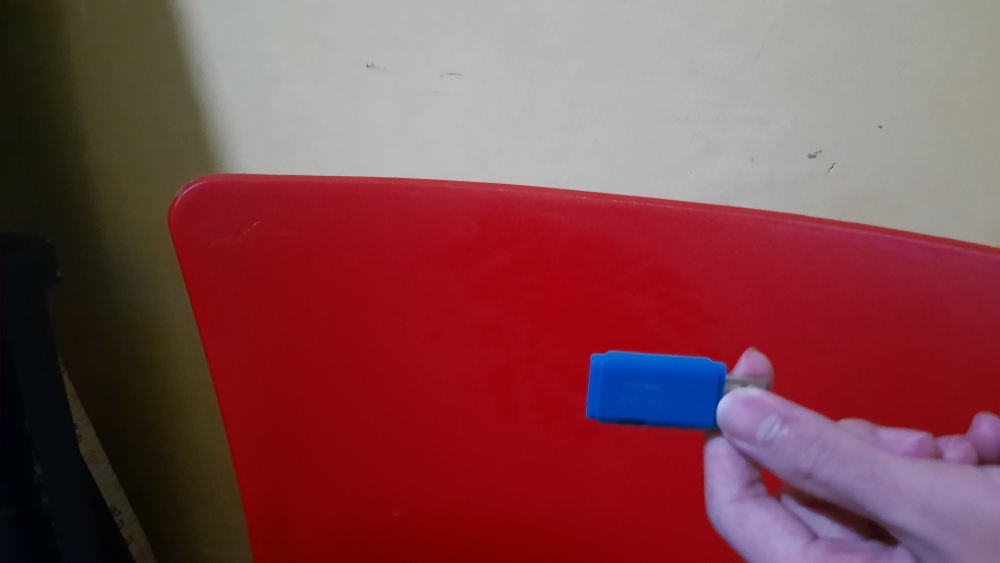
#> input picture images/bluered.jpg, 4000 x 2250 px, found by its file name (shown at 1/4 size)
$ python tesContour.py
#> lines starting #> are read from the running program, lines starting #| are printed output that depends on the picture; after the words box and inside, x2 and y2 are one past the last pixel; in counts of white or black regions, pixels touching at a corner belong together
import cv2 as cv
import numpy as np
from matplotlib import pyplot as plt

img = cv.imread('images/bluered.jpg')
#> img is the input picture: shape (2250, 4000, 3); mean B, G, R 76.4, 71, 128.7

hsv = cv.cvtColor(img, cv.COLOR_BGR2HSV)
#> hsv: shape (2250, 4000, 3); mean H, S, V 93, 139.2, 133.1

kernel = np.ones((5, 5), np.uint8)

lower_red = np.array([160, 50, 50])
upper_red = np.array([180, 255, 255])

lower_blue = np.array([100, 50, 50])
upper_blue = np.array([120, 255, 255])

red_mask = cv.inRange(hsv, lower_red, upper_red)
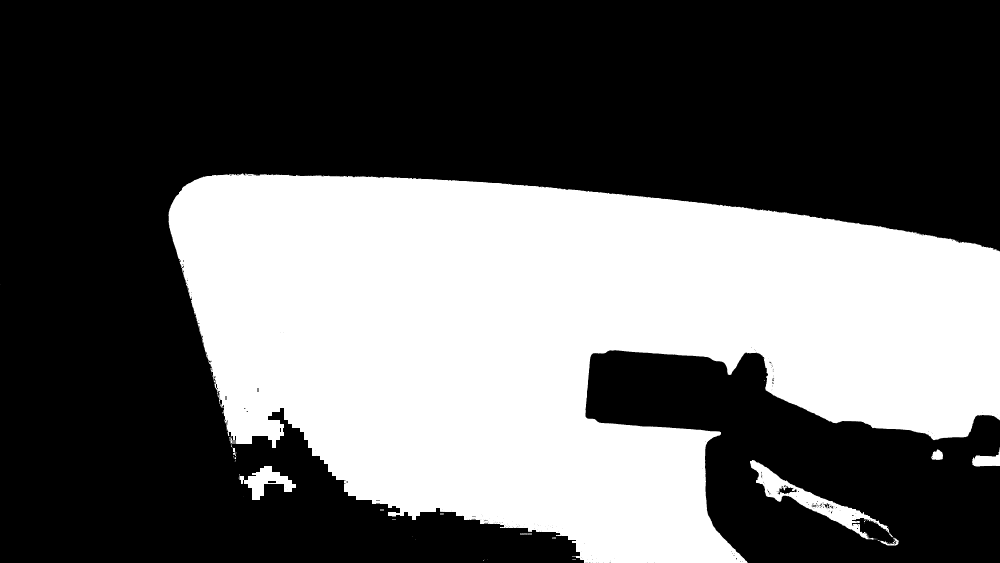
#> red_mask: shape (2250, 4000) (shown at 1/4 size); 38.3% white; 73 white regions (58 under 20 px), largest, box (x1, y1, x2, y2) and area: (674, 694, 4000, 2250) 3394584, (3000, 1840, 3572, 2159) 32423, (958, 1864, 1184, 2000) 12829
blue_mask = cv.inRange(hsv, lower_blue, upper_blue)
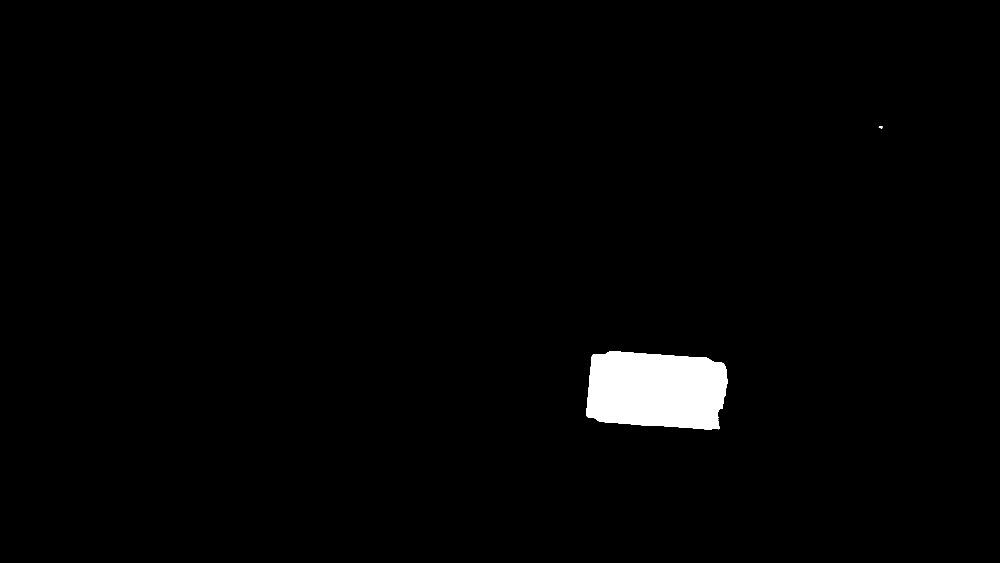
#> blue_mask: shape (2250, 4000) (shown at 1/4 size); 1.7% white; 2 white regions, box (x1, y1, x2, y2) and area: (2345, 1406, 2912, 1717) 150587, (3515, 504, 3529, 514) 104

red_mask =  cv.morphologyEx(red_mask, cv.MORPH_GRADIENT, kernel)
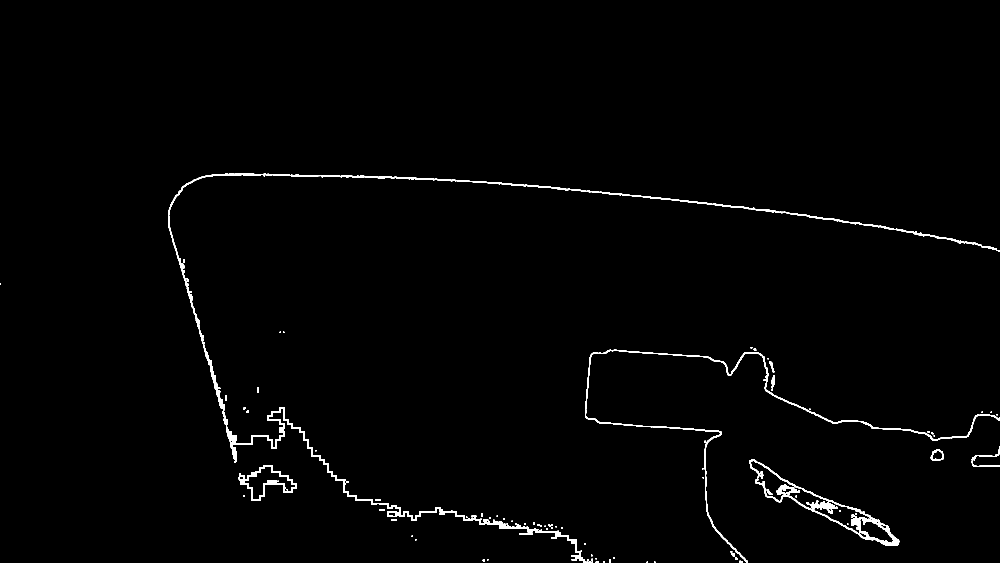
#> red_mask: shape (2250, 4000) (shown at 1/4 size); 0.94% white; 126 white regions (5 under 20 px)

contours, hierarchy = cv.findContours(blue_mask, cv.RETR_TREE, cv.CHAIN_APPROX_SIMPLE)
#> contours = 5 contours, 3 with area under 20; largest, box (x1, y1, x2, y2) and area: (2345, 1406, 2912, 1717) 149816, (3515, 504, 3529, 514) 85

contours_img = blue_mask.copy()

print(contours)
#> (printed output is left out)

cv.drawContours(contours_img, contours, -1, (0, 255, 0), 3)
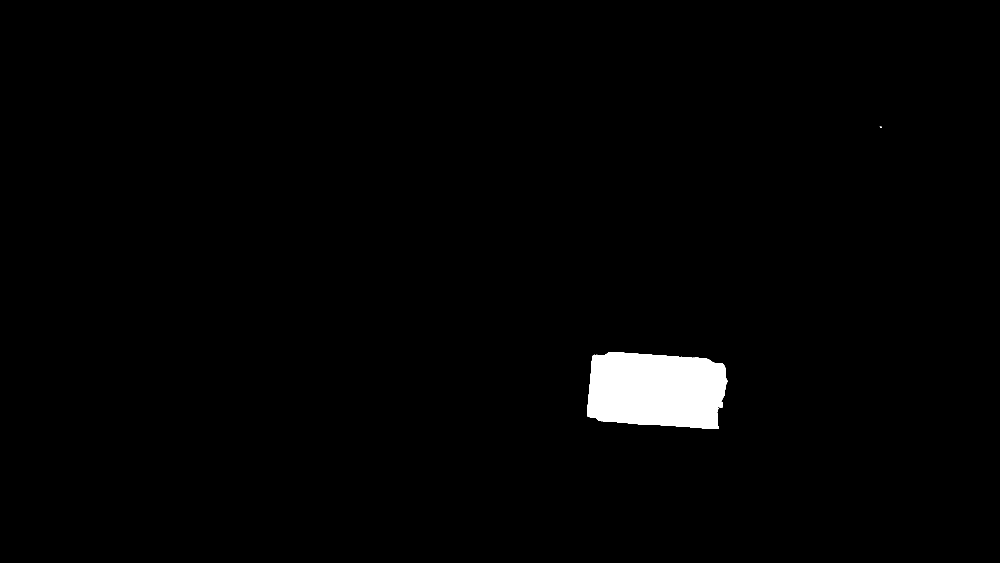
#> contours_img: shape (2250, 4000) (shown at 1/4 size); 1.6% white; 2 white regions (1 under 20 px), largest, box (x1, y1, x2, y2) and area: (2348, 1409, 2909, 1714) 145800

plt.subplot(221), plt.imshow(cv.cvtColor(img, cv.COLOR_BGR2RGB))
plt.subplot(222), plt.imshow(red_mask, cmap='gray')
plt.subplot(223), plt.imshow(blue_mask, cmap='gray')
plt.subplot(224), plt.imshow(contours_img)

plt.show()
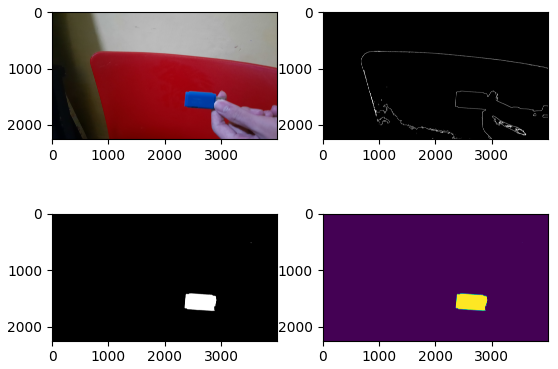
#> figure drawn by matplotlib, 4 panels
